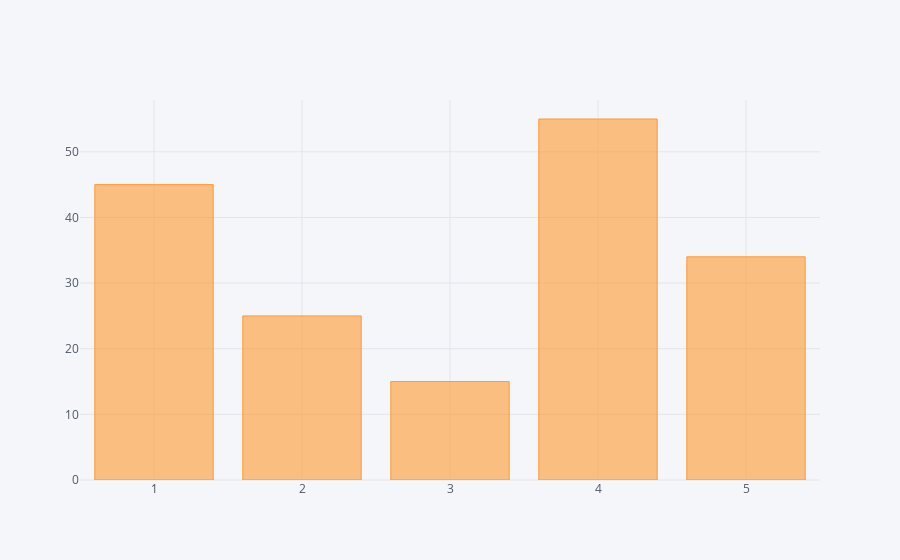

Notebook cell for this chart:
### Code cell
m['total_passed'].iplot(kind='bar')

### Figure 1 — Plotly figure (JSON) as saved in the notebook; plotly's stock layout.template omitted (floating-point values rounded to 4 significant figures)
{"data": [{"marker": {"color": "rgba(255, 153, 51, 0.6)", "line": {"color": "rgba(255, 153, 51, 1.0)", "width": 1}}, "name": "total_passed", "orientation": "v", "text": "", "type": "bar", "uid": "6ed61187-bf77-4e1b-bef4-f260983bca38", "x": [1, 2, 3, 4, 5], "y": [45, 25, 15, 55, 34]}], "layout": {"legend": {"bgcolor": "#F5F6F9", "font": {"color": "#4D5663"}}, "paper_bgcolor": "#F5F6F9", "plot_bgcolor": "#F5F6F9", "title": {"font": {"color": "#4D5663"}}, "xaxis": {"gridcolor": "#E1E5ED", "showgrid": true, "tickfont": {"color": "#4D5663"}, "title": {"font": {"color": "#4D5663"}, "text": ""}, "zerolinecolor": "#E1E5ED"}, "yaxis": {"gridcolor": "#E1E5ED", "showgrid": true, "tickfont": {"color": "#4D5663"}, "title": {"font": {"color": "#4D5663"}, "text": ""}, "zerolinecolor": "#E1E5ED"}}}
